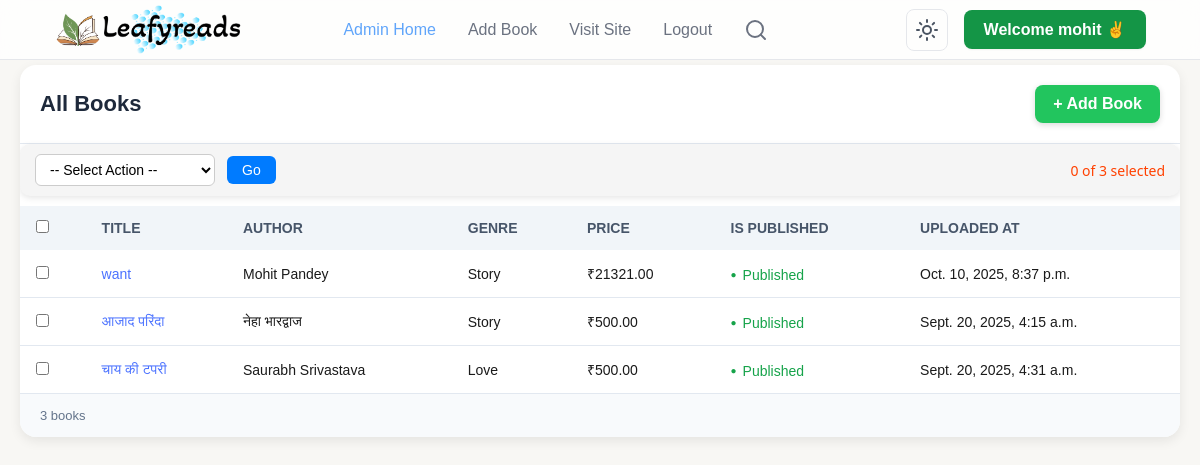
/admin-dashboard/ (signed in), run on an earlier commit of the app's database.
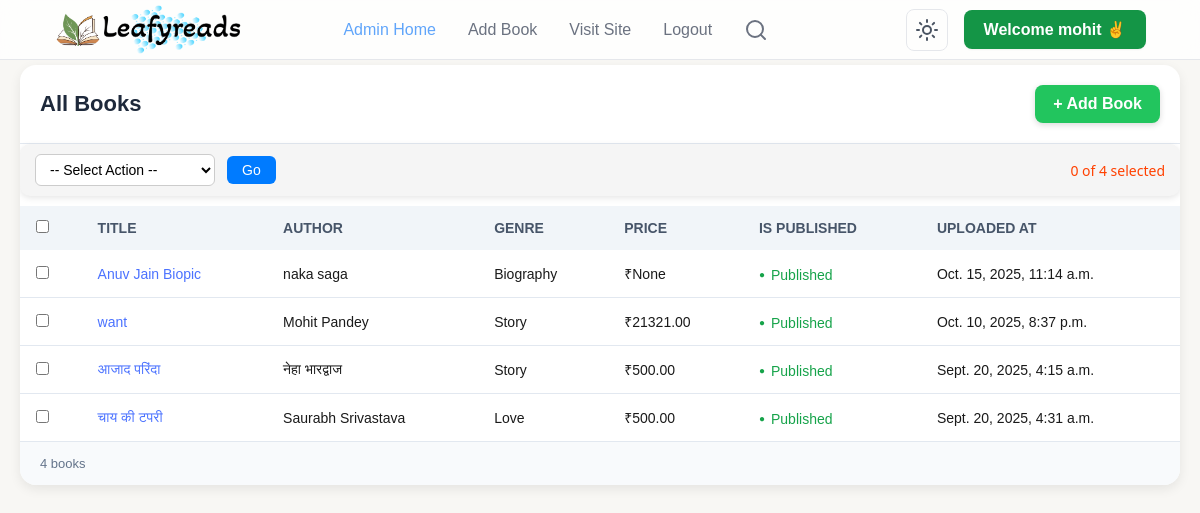
And on a later commit of the database.
### books/models.py (models this page shows, shortened)
class Book(models.Model):
    title = models.CharField(max_length=200, unique=True)
    slug = models.SlugField(unique=True, max_length=255)
    author = models.CharField(max_length=100)
    genre = models.ForeignKey(
        Genre, on_delete=models.SET_NULL, null=True, related_name="books"
    )
    price = models.DecimalField(max_digits=8, decimal_places=2, blank=True, null=True)
    isbn = models.CharField(max_length=20, blank=True, null=True)
    cover_front = models.ImageField(upload_to=book_media_upload_path)
    pdf_file = models.FileField(upload_to=book_media_upload_path, blank=True, null=True)
    is_published = models.BooleanField(default=True)
    uploaded_at = models.DateTimeField(auto_now_add=True)
    updated_at = models.DateTimeField(auto_now=True)
    audio_file = models.FileField(upload_to="sounds/", null=True, blank=True)
    objects = BookQuerySet.as_manager()
    class Meta:
        ordering = ["-uploaded_at"]
        indexes = [
            models.Index(fields=["slug"]),  # Existing index
            models.Index(fields=["title"]),  # Existing index
            models.Index(fields=["genre"]),  # Added index for genre filtering
            models.Index(
                fields=["-uploaded_at"]
            ),  # Added index for ordering by uploaded_at
        ]

class Genre(models.Model):
    category = models.ForeignKey(
        Category, on_delete=models.SET_NULL, null=True, related_name="genres"
    )
    name = models.CharField(max_length=100)
    slug = models.SlugField(unique=True)
    lucidicon = models.CharField(max_length=100, blank=True, null=True)
    class Meta:
        ordering = ["name"]
        unique_together = ("category", "name")
        indexes = [
            models.Index(
                fields=["category", "slug"]
            ),  # Added index for category+slug lookups
        ]
    def __str__(self):
        return self.name

### LRAdmin/views.py (the view, shortened to what this page needs)
# urls.py: path('', views.dashboard, name='dashboard'),
@login_required(login_url="login_admin")
def dashboard(request):
    books = Book.objects.all().order_by("-uploaded_at")
    if request.method == "POST":
        action = request.POST.get("action")
        selected_books = request.POST.getlist("selected_books")
        if action == "delete" and selected_books:
            Book.objects.filter(id__in=selected_books).delete()
        return redirect("dashboard")  # refresh page after action
    book_query = request.GET.get("search", "").strip()
    books = Book.objects.select_related("genre").all().order_by("-uploaded_at")
    context = {"books": books}
    return render(request, "dashboard.html", context)

### LRAdmin/templates/dashboard.html (shortened to what this page needs)
{% extends 'basic.html' %}
{% load static %}
{% block css %}
<link rel="stylesheet" href="{% static 'css/dashboard.css' %}" />
{% endblock %}
{% block body %}
  <div class="books-container" style="margin: 5px 20px;">
    <div class="books-header">
      <h2>All Books</h2>
      <div class="action-bar">
        <a href="{% url 'addBook' %}" class="btn-add">+ Add Book</a>
      </div>
    </div>
  <form method="POST" id="bulk-action-form">
  <div class="bulk-actions" style="margin-bottom: 10px;">
    <select name="action" id="action-select">
      <option value="">-- Select Action --</option>
    </select>
    <button type="submit">Go</button>
    <span id="selected-count">0 of {{ books|length }} selected</span>
  </div>
  <table>
    <thead>
      <tr>
        <th><input type="checkbox" id="select-all"></th>
        <th>Title</th>
        <th>Author</th>
        <th>Genre</th>
        <th>Price</th>
        <th>Is Published</th>
        <th>Uploaded At</th>
      </tr>
    </thead>
    <tbody>
      {% if books %}
      {% for book in books %}
      <tr>
        <td><input type="checkbox" class="book-checkbox" name="selected_books" value="{{ book.id }}"></td>
        <td><a style="color: #4b72ff;" href="{% url 'updateBook' book.slug %}">{{book.title}}</a></td>
        <td>{{book.author}}</td>
        <td>{{book.genre}}</td>
        <td>₹{{book.price}}</td>
        {% if book.is_published %}
        <td><span class="status">Published</span></td>
        {% else %}
        <td><span class="status" style="color: rgb(255, 81, 0);">Not Published</span></td>
        {% endif %}
        <td>{{book.updated_at}}</td>
      </tr>
      {% endfor %}
      {% else %}
      <td style="width: 20vw;font-size:16px">Hmm... No books matched your search!</td>
      {% endif %}
    </tbody>
  </table>
</form>
    <div class="books-footer">
      {{books.count}} books
    </div>
  </div>
{% endblock body %}

### LRAdmin/templates/basic.html (shortened to what this page needs)
<!DOCTYPE html>
<html lang="en">
  {% load static %}
  <head>
    <link rel="stylesheet" href="{% static 'css/home.css' %}" />
    <link rel="stylesheet" href="{% static 'css/searchnav.css' %}" />
    {% block css %}
    {% endblock %}
  </head>
  <body>
    <header class="header">
      <div class="container">
        <div class="header-content">
          <a href="/" class="logo">
            <img class="logo-icon" style="width: 48px; border-radius: 15px;" src="{% static 'images/logo1.png' %}" alt="">
            <img class="logo-light" style="width: 140px; border-radius: 15px;" src="{% static 'images/leafylight.png' %}" alt="">
          </a>
          <nav class="desktop-nav">
            <a href="{% url 'dashboard' %}" class="{% if request.path == '/admin-dashboard/' %}active{% endif %}" >Admin Home</a>
            <a href="{% url 'addBook' %}" class="{% if request.path == '/admin-dashboard/add-book' %}active{% endif %}" >Add Book</a>
            <a href="/" class="{% if request.path == '/' %}active{% endif %}">Visit Site</a>
            <a href="/logout/" >Logout</a>
            <form id="navSearch" class="nav-search-wrapper" method="get">
                <div id="navSearchBtn" class="nav-search-button" aria-label="Search"><i data-lucide="search"></i></div>
            </form>
          </nav>
          <div class="header-actions">
            <button id="theme-toggle" class="theme-toggle-btn"></button>
            <div class="btn primary-btn">Welcome {{user.username}} ✌️</div>
          </div>
        </div>
      </div>
    </header>
    {% block body %}
    {% endblock %}
  </body>
</html>

### static/css/home.css (style rules this page uses)
:root { --color-primary: #149546; --color-primary-hover: #2563EB; --color-bg: #F8F7F4; --color-text-dark: #1a1a1a; --color-text-medium: #4B5563; --color-text-light: #6B7280; --color-white: #ffffff; --color-border: #E5E7EB; --color-header-bg: rgba(255, 255, 255, 0.8); --color-card-bg: #F9FAFB; --color-card-border: #F3F4F6; --color-logo-dark: #1F2937; --color-hero-heading: #111827 }
* { margin: 0; padding: 0; box-sizing: border-box }
body { font-family: 'Inter', sans-serif; background-color: var(--color-bg); color: var(--color-text-dark); -webkit-font-smoothing: antialiased; -moz-osx-font-smoothing: grayscale; transition: background-color 0.3s ease, color 0.3s ease }
:root { --bg-color: rgba(243, 243, 243, 0.881); --bg-hover-color: #e9e9e9; --text-color: #202020; --border-color: #e1e1e1; --shadow-color: rgba(0, 0, 0, 0.1); --separator-color: #dcdcdc; --shortcut-color: #6a6a6a; }
.btn { padding: 10px 18px; border-radius: 6px; background-color: var(--color-primary); color: white; border: none; cursor: pointer; font-size: 16px; }
a { text-decoration: none; color: inherit }
.container { width: 95%; margin-left: auto; margin-right: auto; padding-left: 1.5rem; padding-right: 1.5rem }
.header { background-color: var(--color-header-bg); backdrop-filter: blur(10px); position: sticky; top: 0; z-index: 50; border-bottom: 1px solid var(--color-border); transition: background-color 0.3s ease, border-color 0.3s ease }
.header-content { display: flex; align-items: center; justify-content: space-between; padding-top: 5px; padding-bottom: 5px }
.logo { display: flex; align-items: center; justify-content: center; }
.desktop-nav { display: none; align-items: center; gap: 2rem }
.desktop-nav a { color: var(--color-text-light); transition: color 0.3s ease }
.header-actions { display: flex; align-items: center; gap: 1rem }
.theme-toggle-btn { background-color: #fff0; border: 1px solid var(--color-border); color: var(--color-text-medium); padding: .5rem; border-radius: .5rem; display: flex; align-items: center; justify-content: center; cursor: pointer; transition: background-color 0.3s ease, color 0.3s ease, border-color 0.3s ease, transform 0.2s ease; line-height: 1 }
.btn { display: inline-block; font-weight: 600; border-radius: .5rem; text-align: center; transition: background-color 0.3s ease, transform 0.2s ease; border: none; cursor: pointer }
.primary-btn { background-color: var(--color-primary); color: var(--color-white); box-shadow: 0 1px 2px 0 rgb(0 0 0 / .05) }
.header-actions .primary-btn { padding: .625rem 1.25rem }
@media (min-width:768px) { .desktop-nav { display: flex } }

### static/css/searchnav.css (style rules this page uses)
.nav-search-wrapper { position: relative; display: flex; align-items: center; justify-content: center; gap: 10px; transition: width 0.4s ease; overflow: hidden; width: 60px; }
.nav-search-button { background: none; border: none; cursor: pointer; color: #6b7280; display: flex; align-items: center; padding: 0; }
::placeholder { color: #aaa; }

### LRAdmin/templates/basic.html (style rules this page uses)
.desktop-nav a.active { color: #60a5fa !important; }

What changed in the data, as far as the page shows it:
added Book: title "Anuv Jain Biopic", author "naka saga", genre "Biography", price "None", is_published "Published", updated_at "Oct. 15, 2025, 11:14 a.m."
Also different on the page:
{{ books|length }}: "3" → "4"
{{ books.count }}: "3" → "4"
